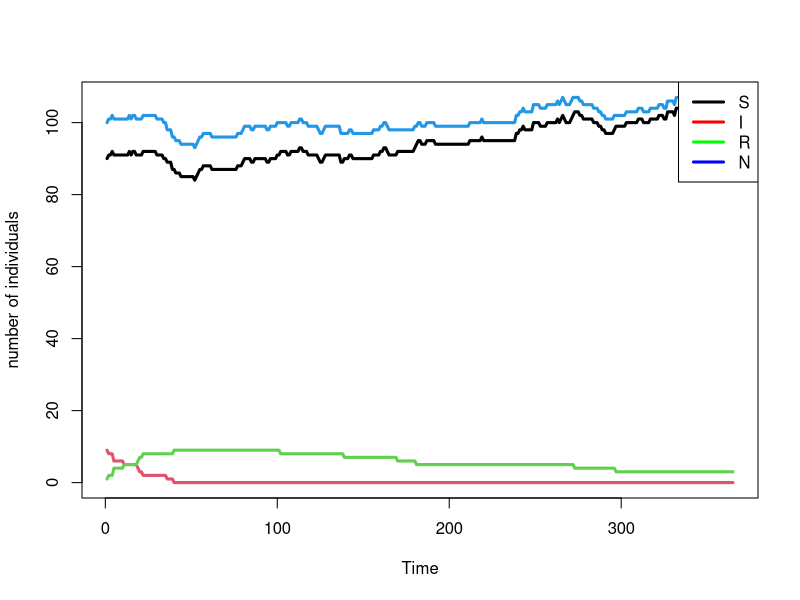

Write the R code that produced this figure.

## This is a simple SIR simulator to play with
## Copyright: Amy Dighe 2018

## beta: individual rate of infection
## alpha: birth rate; defaults to 0
## mu: death rate; defaults to 0

sir_sim <- function(beta, omega, sigma = 1 / 20, alpha = 0, mu = 0, 
                    ini_S = 100, ini_I = 1, ini_R = 0,
                    duration = 365) {

    ## This function checks that rates have acceptable values.
    check_rate <- function(r) {
        if (is.null(r)) stop("rate is NULL")
        if (!is.finite(r)) stop("rate is not a finite number:", r)
        if (r < 0) stop("rate is negative:", r)
    }

    
    ## Make a few checks of inputs
    check_rate(beta)
    check_rate(alpha)
    check_rate(mu)
    check_rate(duration)
    
    
    ## This function changes a rate lambda into a probability p, using:
    ## p = 1 - exp(-lambda)
    
    r2p <- function(r) {
        check_rate(r)
        p <- 1 - exp(-r)
        return(p)
    }

    alpha_prob <- r2p(alpha)
    mu_prob <- r2p(mu)
    beta_prob <- r2p(beta)
    sigma_prob <- r2p(sigma)
    omega_prob <- r2p(omega)

    #stay_S_prob <- 1 - (mu_prob + beta_prob)
    #stay_I_prob <- 1 - (mu_prob + sigma_prob)
    #stay_R_prob <- 1 - (mu_prob + omega_prob)


    ## defining outflows etc.

    #outflow_R <- data.frame(waned = 0, dead = 0)
    #outflow_S <- data.frame(infected = 0, dead = 0)
    #outflow_I <- data.frame(recovered = 0, dead = 0)

    S <- I <- R <- N <- integer(duration)
    S[1] <- ini_S
    I[1] <- ini_I
    R[1] <- ini_R 
    N[1]  <- S[1] + I[1] + R[1]

    time <- seq_len(duration)

    
    ## For clarity we structure the code in terms of what leaves compartments,
    ## whenever this applies. When individuals can leave a compartment through
    ## different competing processes, the strategy is:

    ## i) draw number of individuals leaving using a binomial distribution

    ## ii) decide where they go using a multinomial distribution

    ## iii) update the respective compartments accordingly

        
    for (i in time[-1]) {
        
        ## birth process: any new individual will enter 'S'
        
        new_births <- rpois(1, S[i - 1] * alpha)
        
        
        ## individuals leaving 'S', either by becoming 'I' (new infections) or
        ## dying
        
        rate_infection <- beta * I[i - 1] / N[i - 1]
        outflow_S <- rbinom(1, S[i - 1],
                            prob = r2p(rate_infection + mu))            
        S[i] <- S[i - 1] + new_births - outflow_S
        new_infectious <- rmultinom(1, size = outflow_S,
                                    prob = c(rate_infection, mu))[1]

        
        ## individuals leaving 'I', either by becoming 'R' (new recovered) or
        ## dying
        
        outflow_I <- rbinom(1, I[i - 1], prob = r2p(sigma + mu)) 
        I[i] <- I[i - 1] + new_infectious - outflow_I
        new_recovered <- rmultinom(1, outflow_I, prob = c(sigma, mu))[1]


        ## individuals leaving 'R', either by becoming 'S' (waning immunity) or
        ## dying
        
        outflow_R <- rbinom(1, R[i-1], prob = r2p(omega + mu))
        new_waned <- rmultinom(1, outflow_R, prob = c(omega, mu)[1])
        R[i] <- R[i - 1] + new_recovered - outflow_R  
        S[i] <- S[i] + new_waned

        ## update the current population size
        N[i]  <- S[i] + I[i] + R[i]

    }


    ## put results into shape and return
    
    out <- data.frame(time, S, I, R, N)
    return(out)
    
}





## example

out <- sir_sim(ini_S = 90, ini_I = 9, ini_R = 1, alpha = 0.002, mu = 0.002,
               beta = 0.01, omega = 0.0002)



matplot(x = out$time, y = out[c(2,3,4,5)], type = "l", lty = 1, lwd = 3,
        xlab = "Time", ylab = "number of individuals")

legend("topright", lwd = 3, lty = 1,
       col = c("black", "red", "green", "blue"),
       legend = c("S", "I", "R", "N"))
